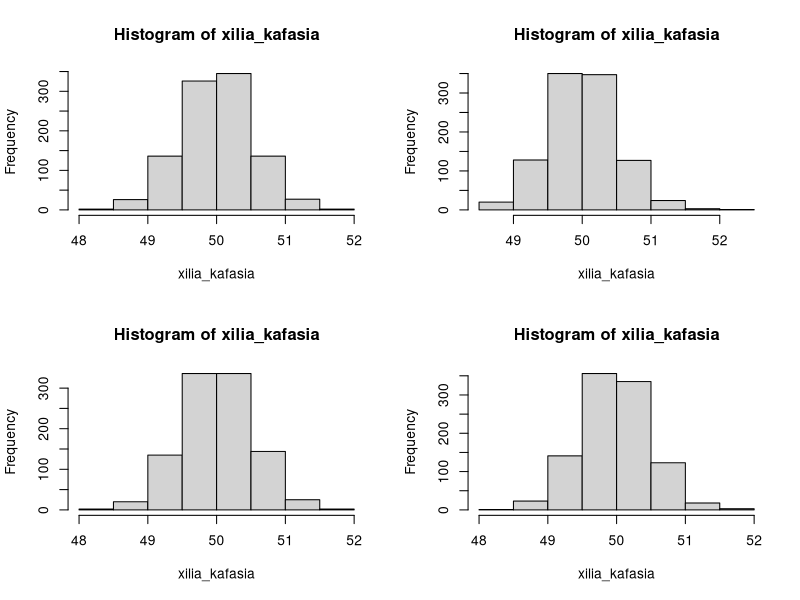
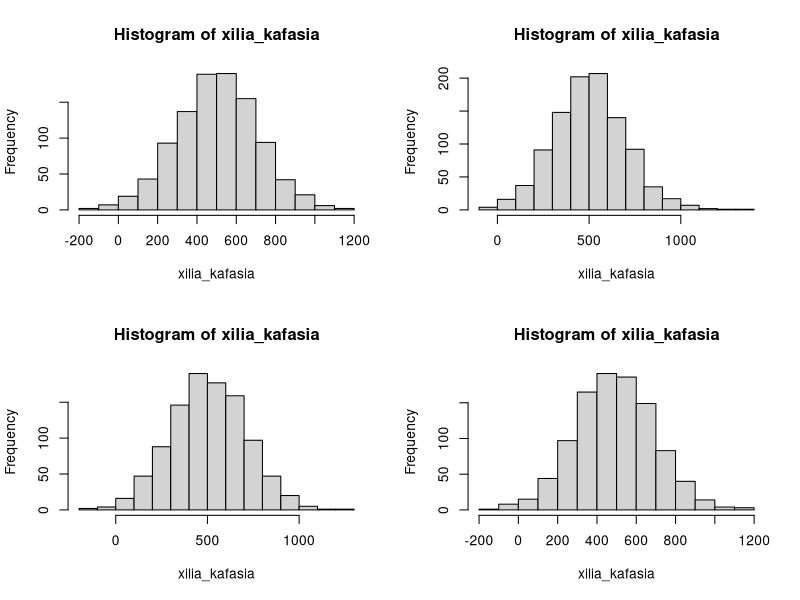
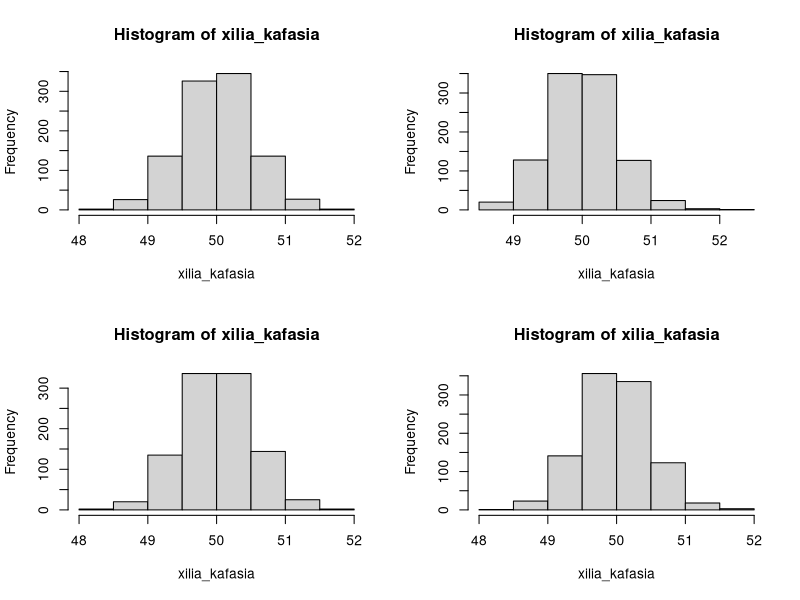
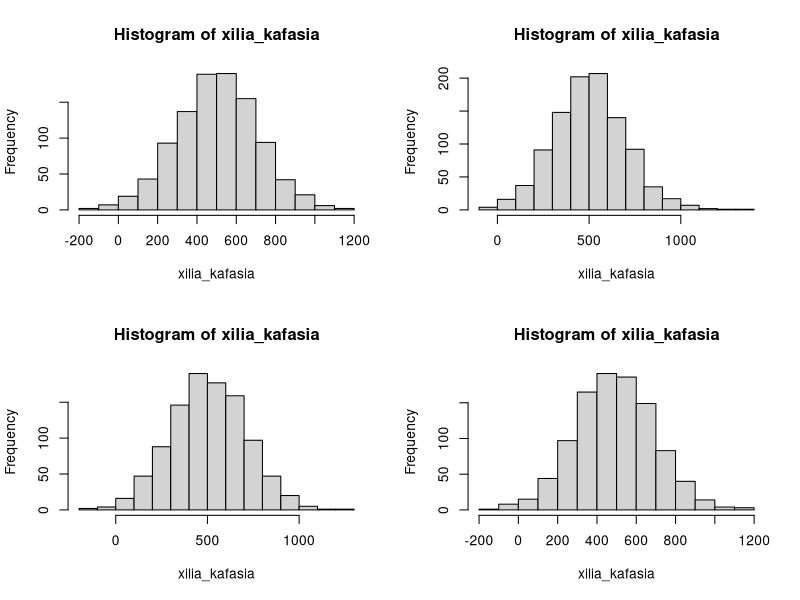

The R script that drew these images, in order:
## ---- chunk 1
#| label = "setup",
#| include = FALSE
knitr::opts_chunk$set(echo = TRUE)
library(kableExtra)
## ---- chunk 2
#| echo = F
rm(list = ls())
## ---- chunk 3
par( mfrow= c(2,2) )
for (i in 1:4) {
  set.seed(100*i)
  xilia_kafasia <- rnorm(1000, mean = 50, sd = 1/2) 
  hist(xilia_kafasia)
}
## ---- chunk 4
par( mfrow= c(2,2) )
for (i in 1:4) {
  set.seed(100*i)
  xilia_kafasia <- rnorm(1000, mean = 500, sd = 200) 
  hist(xilia_kafasia)
}
## ---- chunk 5
pnorm(52, mean = 50, sd = 1/2)-pnorm(51, mean = 50, sd = 1/2)
## ---- chunk 6
pnorm(150, mean = 500, sd = 200)-pnorm(50, mean = 500, sd = 200)
## ---- chunk 7
#| eval = F
par( mfrow= c(2,2) )
for (i in 1:4) {
  set.seed(100*i)
  xilia_kafasia <- rnorm(1000, mean = 50, sd = 1/2) 
  hist(xilia_kafasia)
}
for (i in 1:4) {
  set.seed(100*i)
  xilia_kafasia <- rnorm(1000, mean = 500, sd = 200) 
  hist(xilia_kafasia)
}
pnorm(52, mean = 50, sd = 1/2)-pnorm(51, mean = 50, sd = 1/2)
pnorm(150, mean = 500, sd = 200)-pnorm(50, mean = 500, sd = 200)
